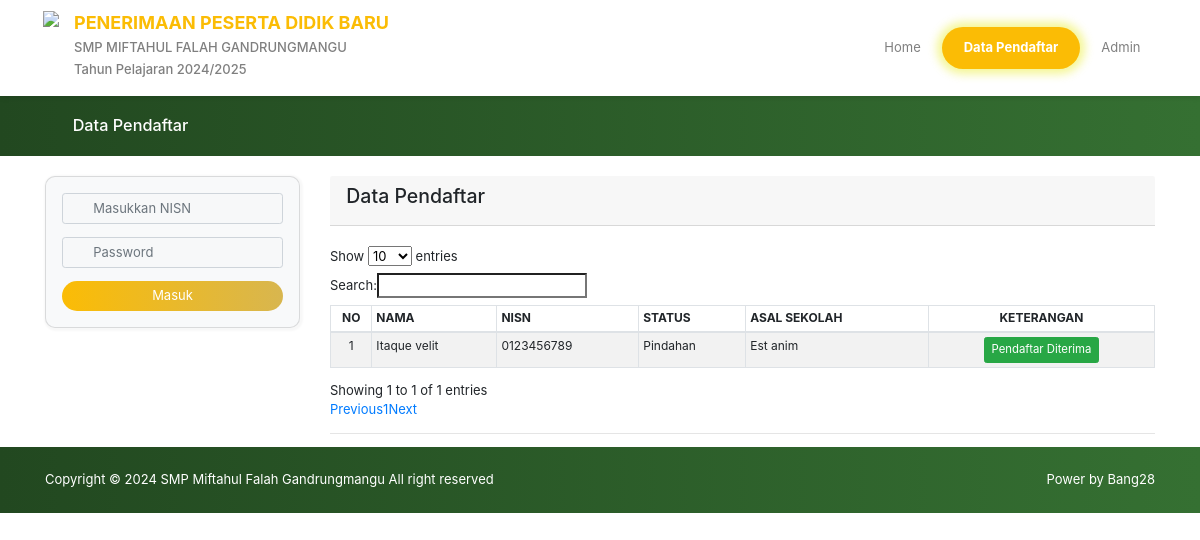
/pendaftar/, run on an earlier commit of the app's database.
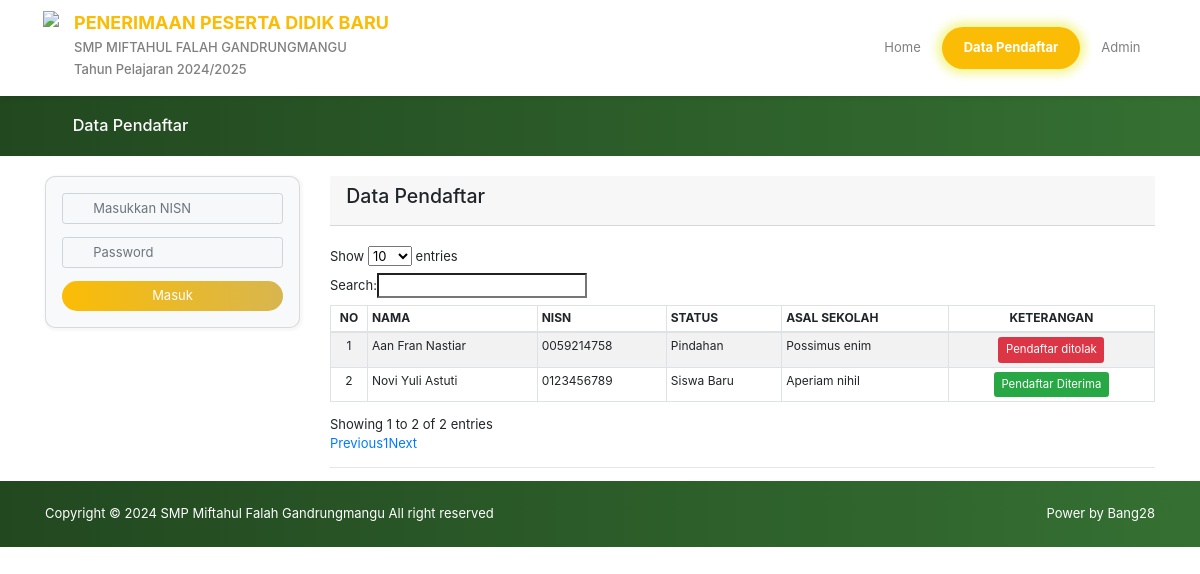
And on a later commit of the database.
### ppdb/models.py (models this page shows, shortened)
class TahunAjaran(models.Model):
    STATUS_CHOICES = (
        ('', 'Status PPDB'),
        ('Dibuka', 'Dibuka'),
        ('Ditutup', 'Ditutup'),
    )
    id_thn_ajaran   = models.SmallAutoField(primary_key=True, unique=True, auto_created=True, blank=True)
    tahun_ajaran    = models.CharField(max_length=20)
    status          = models.CharField(max_length=10, choices=STATUS_CHOICES)
    tanggal_mulai   = models.DateField()
    tanggal_selesai = models.DateField()
    class Meta:
        verbose_name_plural = "Tahun Ajaran"

class Siswa(models.Model):
    def image_upload_to(instance, filename):
        ext = filename.split('.')[-1]
        filename = "%s_%s.%s" % (instance.no_pendaftaran, instance.nama, ext)
        return os.path.join('siswa/foto siswa', filename)
    STATUS = (
        ('Siswa Baru', 'Siswa Baru'),
        ('Pindahan', 'Pindahan'),
    )
    JENIS_KELAMIN = (
        ('L', 'Laki-laki'),
        ('P', 'Perempuan'),
    )
    AGAMA = (
        ('','Pilih agama'),
        ('Islam', 'Islam'),
        ('Kristen', 'Kristen'),
        ('Hindu', 'Hindu'),
        ('Budha', 'Budha'),
        ('Kong Hu Cu', 'Kong Hu Cu'),
    )
    STATUS_TINGGAL = (
        ('', 'Pilih status tinggal'),
        ('Tinggal dengan ORTU/WALI', 'Tinggal dengan ORTU/WALI'),
        ('Ikut Saudara/Kerabat', 'Ikut Saudara/Kerabat'),
        ('Asrama', 'Asrama'),
        ('Kontrak/Kost', 'Kontrak/Kost'),
        ('Panti Asuhan', 'Panti Asuhan'),
        ('lainnya', 'Lainnya'),
    )
    TRANSPOSTASI = (
        ('', 'Pilih transportasi'),
        ('Jalan Kaki', 'Jalan Kaki'),
        ('Sepeda', 'Sepeda'),
        ('Sepeda Motor', 'Sepeda Motor'),
        ('Mobil Pribadi', 'Mobil Pribadi'),
        ('Angkutan Umum', 'Angkutan Umum'),
        ('lainnya', 'Lainnya'),
    )
    BIAYA_SEKOLAH = (
        ('', 'Biaya sekolah'),
        ('Orangtua', 'Orangtua'),
        ('Wali/Orangtua Asuh', 'Wali/Orangtua Asuh'),
        ('Tanggung Sendiri', 'Tanggung Sendiri'),
        ('Lainnya', 'Lainnya'),
    )
    KEBUTUHAN_DISABILITAS = (
        ('', 'Kebutuhan disabilitas'),
        ('Tidak Ada', 'Tidak Ada'),
        ('Tuna Netra', 'Tuna Netra'),
        ('Tuna Rungu', 'Tuna Rungu'),
        ('Tuna Daksa', 'Tuna Daksa'),
        ('Tuna Grahita', 'Tuna Grahita'),
        ('Tuna Laras', 'Tuna Laras'),
        ('Lainnya', 'Lainnya'),
    )
    KETERANGAN = (
        ('Pending', 'Pending'),
        ('Diterima', 'Diterima'),
        ('Ditolak', 'Ditolak'),
    )
    id_siswa                = models.BigAutoField(primary_key=True, unique=True, auto_created=True, blank=True)
    no_pendaftaran          = models.CharField('No Pendaftaran', max_length=12, unique=True, blank=True, editable=False)
    status                  = models.CharField('Status', max_length=10, choices=STATUS, default=1)
    nama                    = models.CharField('Nama Lengkap', max_length=55)
    nik                     = models.CharField('NIK', max_length=16)
    tempat_lahir            = models.CharField('Tempat Lahir', max_length=30)
    tgl_lahir               = models.DateField('Tanggal Lahir')
    agama                   = models.CharField('Agama', max_length=10, choices=AGAMA)
    asal_sekolah            = models.CharField('Asal Sekolah', max_length=60)
    jenis_kelamin           = models.CharField('Jenis Kelamin', max_length=15, choices=JENIS_KELAMIN, default="")
    anak_ke                 = models.CharField('Anak Ke', max_length=2, null=True, blank=True)
    saudara                 = models.CharField('Jumlah Saudara', max_length=2, null=True, blank=True)
    no_hp                   = models.CharField('No Telp/Wa', max_length=13, null=True, blank=True, help_text='Pastikan nomer aktif dan dapat dihubungi.')
    email                   = models.EmailField('Email', help_text='Pastikan email aktif dan dapat dihubungi.')
    status_tinggal          = models.CharField('Status Tinggal', max_length=50, choices=STATUS_TINGGAL)
    alamat                  = models.TextField('Alamat')
    kodepos                 = models.CharField('Kode POS', max_length=6, null=True, blank=True)
    transportasi            = models.CharField('Mode Transportasi', max_length=30, choices=TRANSPOSTASI, null=True, blank=True)
    biaya_sekolah           = models.CharField('Biaya Sekolah', max_length=30, choices=BIAYA_SEKOLAH)
    keb_disabilitas         = models.CharField('Kebutuhan Disabilitas', max_length=20, choices=KEBUTUHAN_DISABILITAS)
    foto                    = models.ImageField('Foto', max_length=255, upload_to=image_upload_to, help_text='foto 3x4 dengan background merah')
    verifikasi              = models.CharField('Status Pendaftaran', max_length=10, null=True, choices=KETERANGAN, default="Pending")
    tgl_daftar              = models.DateTimeField('Tanggal Daftar', auto_now_add=True, null=True, blank=True, editable=False)
    nisn                    = models.OneToOneField(get_user_model(), on_delete=models.CASCADE, blank=True, null=True, verbose_name="NISN", related_name='siswa')
    thn_ajaran              = models.ForeignKey(TahunAjaran, on_delete=models.CASCADE, blank=True, null=True, verbose_name="Tahun Ajaran") # M - 1
    class Meta:
        verbose_name_plural = "Peserta PPDB"

### users/models.py (models this page shows)
class CustomUser(AbstractUser):
    def image_upload_to(instance, filename):
        ext = filename.split('.')[-1]
        filename = "%s.%s" % (instance.username, ext)
        return os.path.join('users', filename)
    email       = models.EmailField(unique=True)
    image       = models.ImageField("Foto Profil", default='default/user.png', upload_to=image_upload_to)
    def __str__(self):
        return self.username

### ppdb/views/index.py (the view)
# urls.py: path('pendaftar/', pendaftar, name="pendaftar"),
def pendaftar(request):
    info_ppdb = TahunAjaran.objects.all().order_by('-pk').first()
    peserta = Siswa.objects.all().order_by('-tgl_daftar')
    context = {
        'page_title': 'PPDB Online | SMP Miftahul Falah Gandrungmangu',
        'peserta': peserta,
        'ppdb': info_ppdb,
    }
    return render(request, 'pendaftar.html', context)

### templates/pendaftar.html (shortened to what this page needs)
{% extends 'base-home.html' %}
{% load static %}
{% block content %}
<div class="home-title">
    <div class="container">
    <h5 class="post-title" id="datadaftar">
        <span class="fa fa-user"></span><span>Data Pendaftar</span>
    </h5>
    </div>
</div>
<div class="home-content-wrapper ">
    <div class="container">
        <div class="row">
            <div class="col-sm-3">
                <div class="card card-login bg-light">
                    <div class="card-body">
                        <form action="{% url 'users:login' %}" id="form-login">
                            <div class="form-group">
                                <span class="fa fa-user"></span>
                                <input type="text" onkeyup="this.value = this.value.toUpperCase()" class="form-control" name="username" placeholder="Masukkan NISN" required autocomplete="off">
                            </div>
                            <div class="form-group">
                                <span class="fa fa-key"></span>
                                <input type="password" class="form-control" name="password" id="inputPassword4" placeholder="Password">
                            </div>
                            {% if ppdb.status == 'Dibuka' %}
                            <button type="submit" class="btn btn-primary btn-block btn-login" id="btnsimpan">Masuk</button>
                            {% else %}
                            <button disabled type="submit" class="btn btn-primary btn-block btn-login" id="btnsimpan">Masuk</button>
                            {% endif %}
                        </form>
                    </div>
                </div>
                <br>
                <br>
                <br>
            </div>
            <div class="col-md-9">
                <div class="row">
                    <div class="col-12 col-sm-12 col-lg-12">
                        <div class="card-header text-black" >
                            <h4>Data Pendaftar</h4>
                        </div>
                        <br>
                        <table id="mytable" style="font-size: 12px" class="table table-striped table-sm table-bordered" cellspacing="0">
                            <thead>
                                <tr>
                                <th class="text-center">NO</th>
                                <th>NAMA</th>
                                <th>NISN</th>
                                <th>STATUS</th>
                                <th>ASAL SEKOLAH</th>
                                <th class="text-center">KETERANGAN</th>
                                </tr>
                            </thead>
                            <tbody>
                                {% for p in peserta %}
                                <tr>
                                    <td class="text-center">{{ forloop.counter }}</td>
                                    <td>{{ p.nama }}</td>
                                    <td>{{ p.nisn }}</td>
                                    <td>{{ p.status }}</td>
                                    <td>{{ p.asal_sekolah }}</td>
                                    <td class="text-center">
                                        <button class="btn btn-sm
                                            {% if p.verifikasi == "Pending" %} btn-warning
                                            {% elif p.verifikasi == "Diterima" %} btn-success
                                            {% else %} btn-danger
                                            {% endif %}" >
                                            {% if p.verifikasi == "Pending" %} Sedang diverifikasi
                                            {% elif p.verifikasi == "Diterima" %} Pendaftar Diterima
                                            {% else %} Pendaftar ditolak
                                            {% endif %}
                                        </button>
                                    </td>
                                </tr>
                                {% endfor %}
                            </tbody>
                        </table>
                    </div>
				</div>
    			<hr>
		    </div>
        </div>
    </div>
</div>
{% endblock content %}

### templates/base-home.html (shortened to what this page needs)
<!DOCTYPE html>
<html lang="en">
<head>
    {% include 'include/style.html' %}
</head>
<body data-spy="scroll" data-target="#menu" data-offset="100">
    <div class="home-wraper" id="home">
        <div class="home-header">
            <div class="container p-0">
                {% include 'include/navbar.html' %}
            </div>
        </div>
        {% block content %}
        {% endblock content %}
    </div>
    {% include 'include/footer.html' %}
</body>
</html>

### templates/include/style.html (shortened to what this page needs)
{% load static %}
<link rel="stylesheet" href="{% static 'ppdb/css/front.min.css' %}" />
<link rel="stylesheet" href="{% static 'ppdb/css/1.css' %}" />
<link rel="stylesheet" href="{% static 'ppdb/css/2.css' %}" />
<link rel="stylesheet" href="{% static 'ppdb/css/3.css' %}" />
<link rel="stylesheet" href="{% static 'ppdb/css/components2.css' %}" />
<link rel="stylesheet" href="{% static 'ppdb/font-awesome-4/css/font-awesome.min.css' %}" />

### templates/include/navbar.html (shortened to what this page needs)
{% load static %}
<nav class="navbar navbar-expand-lg navbar-light" id="navbar-header">
<a class="navbar-brand" href="#">
    <img src="{% static 'ppdb/img/logo.png' %}" height="75" />
    <div class="home-header-text d-none d-sm-block">
    <h5>PENERIMAAN PESERTA DIDIK BARU</h5>
    <h6>SMP MIFTAHUL FALAH GANDRUNGMANGU</h6>
    <h6>Tahun Pelajaran {{ ppdb.tahun_ajaran }}</h6>
    </div>
</a>
<div class="collapse navbar-collapse" id="menu">
    <ul class="navbar-nav ml-auto">
    <li class="nav-item {% if request.resolver_match.url_name == "index" %}active{% endif %}">
        <a class="nav-link" href="{% url 'ppdb:index' %}" id="link-home">Home</a>
    </li>
    <li class="nav-item {% if request.resolver_match.url_name == "pendaftar" %}active{% endif %}">
        <a class="nav-link" href="{% url 'ppdb:pendaftar' %}" id="link-home">Data Pendaftar</a>
    </li>
    <li class="nav-item">
        <a class="nav-link" href="{% url 'admin:index' %}" id="link-persyaratan">Admin</a>
    </li>
    </ul>
</div>
</nav>

### templates/include/footer.html
<div class="home-footer">
    <div class="container">
    <div class="row pt-1 pb-1">
        <div class="col-md-6 col-xs-12 text-md-left text-center">
        Copyright &copy;&nbsp;{% now 'Y' %}&nbsp;SMP Miftahul Falah Gandrungmangu All right reserved
        </div>
        <div class="col-md-6 col-xs-12 text-md-right text-center">Power by <a style="color: white;" target="_blank" href="https://github.com/Bang28">Bang28</a></div>
    </div>
    </div>
</div>

### templates/include/scripts.html (shortened to what this page needs)
{% load static %}

### static/ppdb/css/2.css (style rules this page uses)
.fa,.fab,.fal,.far,.fas { -moz-osx-font-smoothing:grayscale;-webkit-font-smoothing:antialiased;display:inline-block;font-style:normal;font-variant:normal;text-rendering:auto;line-height:1 }
.fa-key:before { content:"\f084" }
.fa-user:before { content:"\f007" }
.fa,.far,.fas { font-family:"Font Awesome 5 Free" }
.fa,.fas { font-weight:900 }

What changed in the data, as far as the page shows it:
changed Siswa "Pindahan": nama "Itaque velit" → "Aan Fran Nastiar"; nisn "0123456789" → "0059214758"; asal_sekolah "Est anim" → "Possimus enim"; verifikasi "Pendaftar Diterima" → "Pendaftar ditolak"
added Siswa: nama "Novi Yuli Astuti", nisn "0123456789", status "Siswa Baru", asal_sekolah "Aperiam nihil", verifikasi "Pendaftar Diterima"
Also different on the page:
text written by a page script: "Show entries Search: Showing 1 to 1 of 1 entries Previous 1 Next" → "Show entries Search: Showing 1 to 2 of 2 entries Previous 1 Next"
